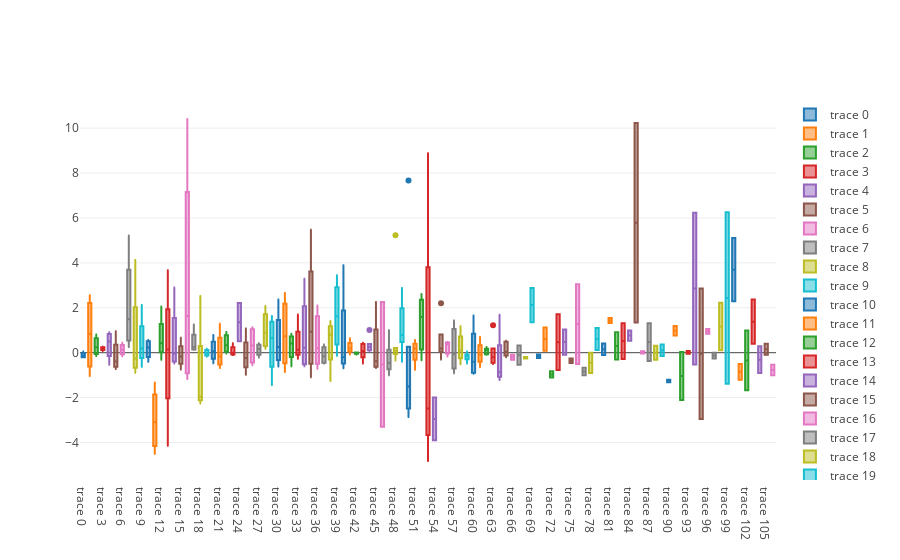

The code cell stored with this chart in its notebook:
### Code cell
plotData = [go.Box(y=res) for res in residuals]
iplot(plotData)

### Figure 1 — Plotly figure (JSON) as saved in the notebook; plotly's stock layout.template omitted (floating-point values rounded to 4 significant figures)
{"data": [{"type": "box", "y": [-0.208, -0.09333, -0.19, 0.05375]}, {"type": "box", "y": [-0.1897, 1.855, -1.036, 2.561]}, {"type": "box", "y": [0.4694, -0.1423, 0.8116, 0.02372]}, {"type": "box", "y": [0.2626, 0.2311, 0.1543, 0.07762]}, {"type": "box", "y": [0.756, 0.2394, -0.5395, 0.9138]}, {"type": "box", "y": [-0.252, -0.53, -0.7243, 0.9563]}, {"type": "box", "y": [0.4466, 0.01673, -0.1537, 0.2354]}, {"type": "box", "y": [0.8225, 0.258, 2.165, 5.216]}, {"type": "box", "y": [-0.4522, -0.0742, 4.129, -0.8966]}, {"type": "box", "y": [-0.6225, 0.222, 2.125, 0.1414]}, {"type": "box", "y": [-0.402, 0.455, 0.01, 0.5688]}, {"type": "box", "y": [-3.795, -4.506, -2.395, -1.333]}, {"type": "box", "y": [-0.3143, 0.347, 2.057, 0.4893]}, {"type": "box", "y": [-4.149, 0.09215, 3.675, 0.1909]}, {"type": "box", "y": [-0.292, 0.1867, 2.9, -0.4825]}, {"type": "box", "y": [-0.09607, 0.6632, -0.7467, -0.2363]}, {"type": "box", "y": [10.41, -0.654, -1.175, 3.913]}, {"type": "box", "y": [0.1275, 0.162, 0.345, 1.256]}, {"type": "box", "y": [-1.944, 2.53, -1.971, -2.265]}, {"type": "box", "y": [-0.17, 0.054, -0.085, 0.1771]}, {"type": "box", "y": [0.194, -0.4683, -0.06143, 0.7862]}, {"type": "box", "y": [1.292, 0.03667, -0.3786, -0.6812]}, {"type": "box", "y": [-0.04, 0.33, 0.924]}, {"type": "box", "y": [-0.06629, 0.4182, 0.06821, -0.1038]}, {"type": "box", "y": [0.505, 2.217]}, {"type": "box", "y": [1.076, -0.9833, -0.3029, -0.165]}, {"type": "box", "y": [-0.565, 1.128, 0.95, -0.3057]}, {"type": "box", "y": [-0.2175, 0.036, 0.3, 0.4171]}, {"type": "box", "y": [2.084, 1.35, 0.4162, 0.1763]}, {"type": "box", "y": [1.118, 0.1934, -1.435, 1.637]}, {"type": "box", "y": [-0.0325, -0.616, 0.5467, 2.369]}, {"type": "box", "y": [-0.865, 0.728, 2.657]}, {"type": "box", "y": [-0.6074, 0.8416, 0.6093, 0.2161]}, {"type": "box", "y": [-0.2725, 0.092, 1.697, 0.1643]}, {"type": "box", "y": [-0.414, 0.845, 3.294, -0.6075]}, {"type": "box", "y": [0.1017, 5.474, -1.098, 1.753]}, {"type": "box", "y": [0.2, -0.7167, 2.103]}, {"type": "box", "y": [-0.418, -0.4783, 0.37, 0.1038]}, {"type": "box", "y": [0.9475, -1.262, 0.6583, 1.414]}, {"type": "box", "y": [2.37, 0.866, 3.452, -0.1314]}, {"type": "box", "y": [-0.6939, -0.2774, 3.896, -0.1287]}, {"type": "box", "y": [-0.08, 0.2233, 0.6414, 0.1813]}, {"type": "box", "y": [0.002646, -0.01867, -0.07642, 0.0136]}, {"type": "box", "y": [-0.2009, 0.2289, -0.08171, -0.4816, 0.3878, 0.4451]}, {"type": "box", "y": [0.06453, 0.3824, 0.2915, 0.2067, 0.1134, 1.006]}, {"type": "box", "y": [-0.681, -0.1955, 2.262, -0.5642]}, {"type": "box", "y": [2.26, -3.303]}, {"type": "box", "y": [-0.1119, -0.4603, 0.2173, 0.9979, -1.003, -0.6378, -0.7781]}, {"type": "box", "y": [-0.05663, 0.2085, -0.003669, -0.348, 0.1784, 5.235]}, {"type": "box", "y": [0.4738, -0.3989, 2.881, 1.979, 0.5842, 0.9892]}, {"type": "box", "y": [0.2625, -1.179, -2.863, 7.664, -1.835, -2.488]}, {"type": "box", "y": [-0.757, 0.5609, 0.1389, 0.2248]}, {"type": "box", "y": [1.59, 2.612, -0.3333]}, {"type": "box", "y": [0.6708, -2.49, 4.846, -4.824, -3.974, -2.762, 8.885]}, {"type": "box", "y": [-3.905, -1.993]}, {"type": "box", "y": [0.04111, 0.247, 0.8045, -0.3025, 2.201, 0.1236]}, {"type": "box", "y": [-0.17, 0.3725, 0.478]}, {"type": "box", "y": [1.43, -0.066, -0.915]}, {"type": "box", "y": [0.26, 0.8764, 0.09333, 1.176, 0.04214, -0.3507, -0.5187]}, {"type": "box", "y": [-0.122, -0.1909, -0.485, -0.2977, -0.07643, 0.04867]}, {"type": "box", "y": [-0.89, 0.8389, -0.105, -0.6955, 1.652, -0.9346]}, {"type": "box", "y": [-0.317, -0.407, 0.6979, -0.637, 0.3308, 0.1422]}, {"type": "box", "y": [-0.095, 0.07556, 0.248, -0.07455, 0.1517, 0.17]}, {"type": "box", "y": [-0.5021, -0.4478, -0.1599, -0.2506, 0.185, 1.219]}, {"type": "box", "y": [-1.222, 1.69, 0.331, -0.677, -1.06, -1.067]}, {"type": "box", "y": [-0.1226, 0.4901, 0.04978, 0.5295, 0.04105, -0.2031]}, {"type": "box", "y": [-0.09, -0.32]}, {"type": "box", "y": [-0.54, 0.32]}, {"type": "box", "y": [-0.26, -0.1933]}, {"type": "box", "y": [1.36, 2.877]}, {"type": "box", "y": [-0.085, -0.2367]}, {"type": "box", "y": [0.09, 1.12]}, {"type": "box", "y": [-0.83, -1.103]}, {"type": "box", "y": [-0.77, 1.707]}, {"type": "box", "y": [-0.095, 1.037]}, {"type": "box", "y": [-0.455, -0.2633]}, {"type": "box", "y": [-0.5, 3.047]}, {"type": "box", "y": [-1.005, -0.67]}, {"type": "box", "y": [0, -0.9]}, {"type": "box", "y": [0.125, 1.103]}, {"type": "box", "y": [0.405, -0.1]}, {"type": "box", "y": [1.32, 1.54]}, {"type": "box", "y": [0.905, -0.3067]}, {"type": "box", "y": [-0.28, 1.313]}, {"type": "box", "y": [0.535, 0.9867]}, {"type": "box", "y": [10.23, 1.347]}, {"type": "box", "y": [-0.035, 0.06667]}, {"type": "box", "y": [-0.37, 1.313]}, {"type": "box", "y": [-0.32, 0.3067]}, {"type": "box", "y": [0.365, -0.1467]}, {"type": "box", "y": [-1.21, -1.317]}, {"type": "box", "y": [0.77, 1.193]}, {"type": "box", "y": [-2.105, 0.02667]}, {"type": "box", "y": [0.075, -0.05]}, {"type": "box", "y": [-0.53, 6.237]}, {"type": "box", "y": [-2.95, 2.853]}, {"type": "box", "y": [1.06, 0.8467]}, {"type": "box", "y": [-0.005, -0.2533]}, {"type": "box", "y": [0.11, 2.223]}, {"type": "box", "y": [-1.385, 6.257]}, {"type": "box", "y": [2.29, 5.107]}, {"type": "box", "y": [-1.205, -0.5033]}, {"type": "box", "y": [0.985, -1.673]}, {"type": "box", "y": [0.395, 2.363]}, {"type": "box", "y": [-0.91, 0.2833]}, {"type": "box", "y": [0.395, -0.09667]}, {"type": "box", "y": [-1.01, -0.5333]}], "layout": {}}
